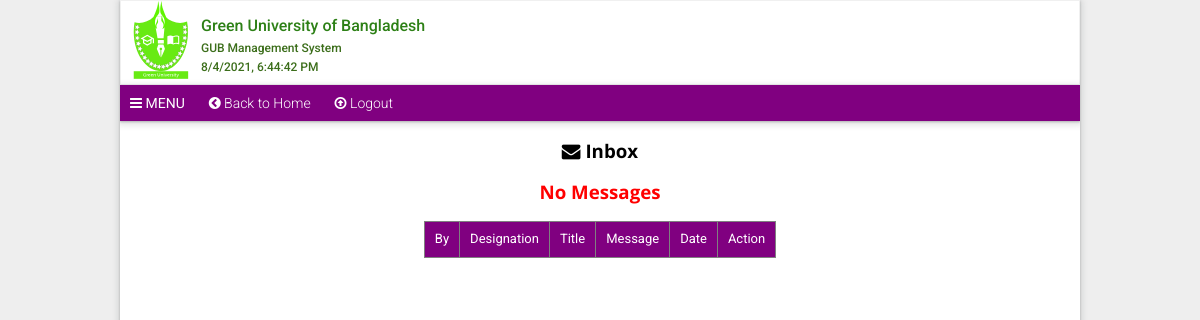
The app's page /views/admin-messages.php (signed in), older data.
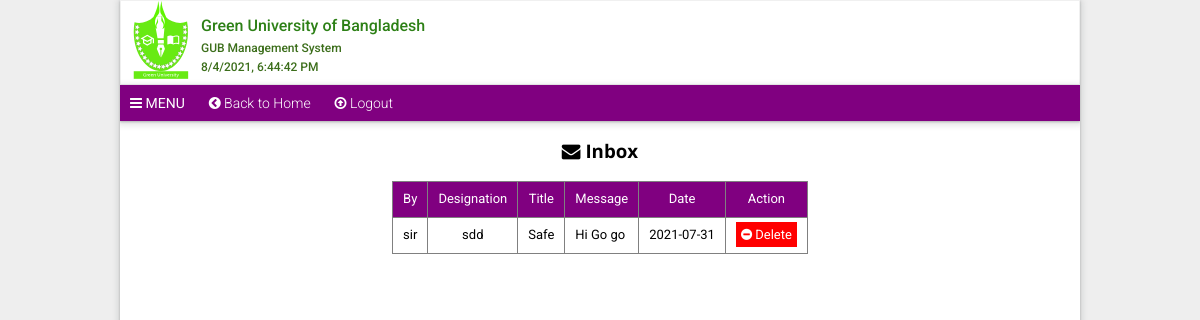
The same page, newer data.
### tables this page shows
CREATE TABLE `message` (
  `no` int(10) unsigned NOT NULL,
  `by` varchar(50) NOT NULL,
  `title` varchar(100) NOT NULL,
  `message` varchar(400) NOT NULL,
  `designation` varchar(50) NOT NULL,
  `date` date NOT NULL DEFAULT current_timestamp(),
  PRIMARY KEY (`no`),
  UNIQUE KEY `by` (`by`)
);

### views/admin-messages.php (the view, shortened to what this page needs)
<!DOCTYPE html>
<html lang="en">
	<head>
		<link rel="stylesheet" href="normalize.min.css">
		<link rel="stylesheet" href="https://cdnjs.cloudflare.com/ajax/libs/font-awesome/4.7.0/css/font-awesome.css" />
	</head>
	<body>
		<div class="container" id="style-1">
			<div class="header">
				<header class="head-section">
					<div class="logo"><img src="img/logo.svg" alt="logo" width="80px" height="auto" /></div>
					<h1 class="hTitle">Green University of Bangladesh <br><sub class="sub"> <i>GUB Management System</i> </sub></h1>
				</header>
			</div>
			<div class="navbar">
				<a id="menu" href="#" style="font-weight: normal"><i class="fa fa-bars"></i> MENU</a>
				<a href="admin-home.php"><i class="fa fa-chevron-circle-left"></i> Back to Home</a>
				<a href="logout.php"><i class="fa fa-arrow-circle-o-up"></i> Logout</a>
			</div>
		    <div style="overflow-x: auto;">
		    	<h3 style="text-align: center;"><i class="fa fa-envelope"></i> Inbox</h3>
		    	<table border="1">
		    		<tr style="background-color: purple;"> <td> By </td> <td>Designation</td> <td> Title </td> <td>Message</td>  <td>Date</td>  <td>Action</td> </tr>
		    	    <?php
                     require_once("core/dbm.php");
                     $result = $mysqli->query("SELECT * FROM message ORDER BY date DESC LIMIT 1000 ");
                     while($row = $result->fetch_assoc()){
                     	echo '<tr>';
                     	  echo '<td style="text-align:center">' . $row['by'] .        '</td>';
                     	  echo '<td style="text-align:center">' . $row['designation'] .   '</td>';
                     	  echo '<td style="text-align:center">' . $row['title'] .     '</td>';
                     	  echo '<td>' . $row['message'] .   '</td>';
                     	  echo '<td>' . $row['date'] .   '</td>';
                     	  echo '<td >' . '<a style="background-color: red; color: #fff; padding:5px; text-decoration:none;";  href="delete-message.php?username=' . $row['by'] . ' "  "> <i class="fa fa-minus-circle"></i>  Delete</a>' . '</td>';
                     	echo '</tr>';
                     }
                     if($result->num_rows == 0) {
                     	echo '<h3 style="text-align:center; color: red"> No Messages </h3>';
                     }
                     ?>
		    	</table>
		    </div>
		</div>
	</body>
</html>

Row changes from the older to the newer data that the page shows:
added message: by "sir", designation "sdd", title "Safe", message "Hi Go go", date "2021-07-31"
Text that changed along with them:
text no longer shown: "No Messages"
